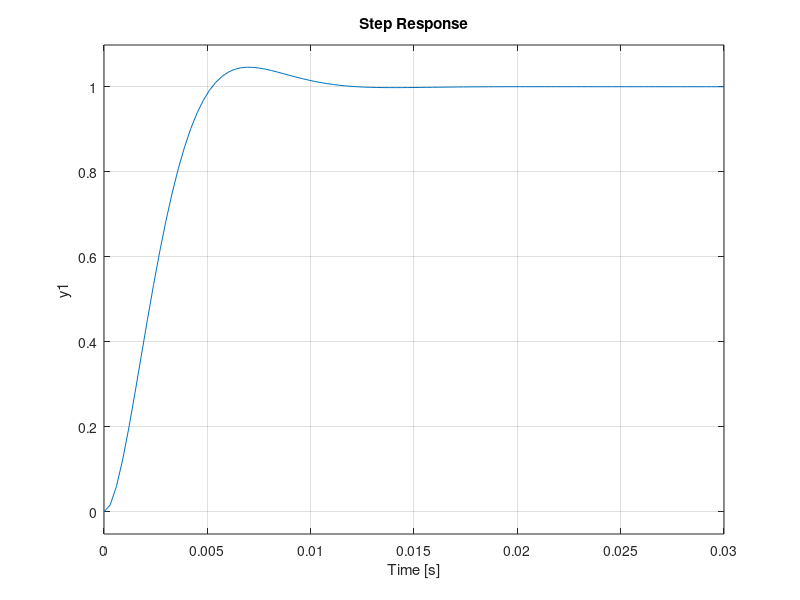

Source code (MATLAB): (Note: this script raises an error after producing the figure.)
%2nd Filter projekt
clc;
fn = 100;
A = 1;
si = 0.7;

wn = 2*pi*fn;
s = tf('s');
T =  wn^2/(s^2+2*si*wn*s+wn^2);

subplot(1,2,1);
bode(T)
subplot(1,2,2);
step(T,0.03)
stepinfo(T)